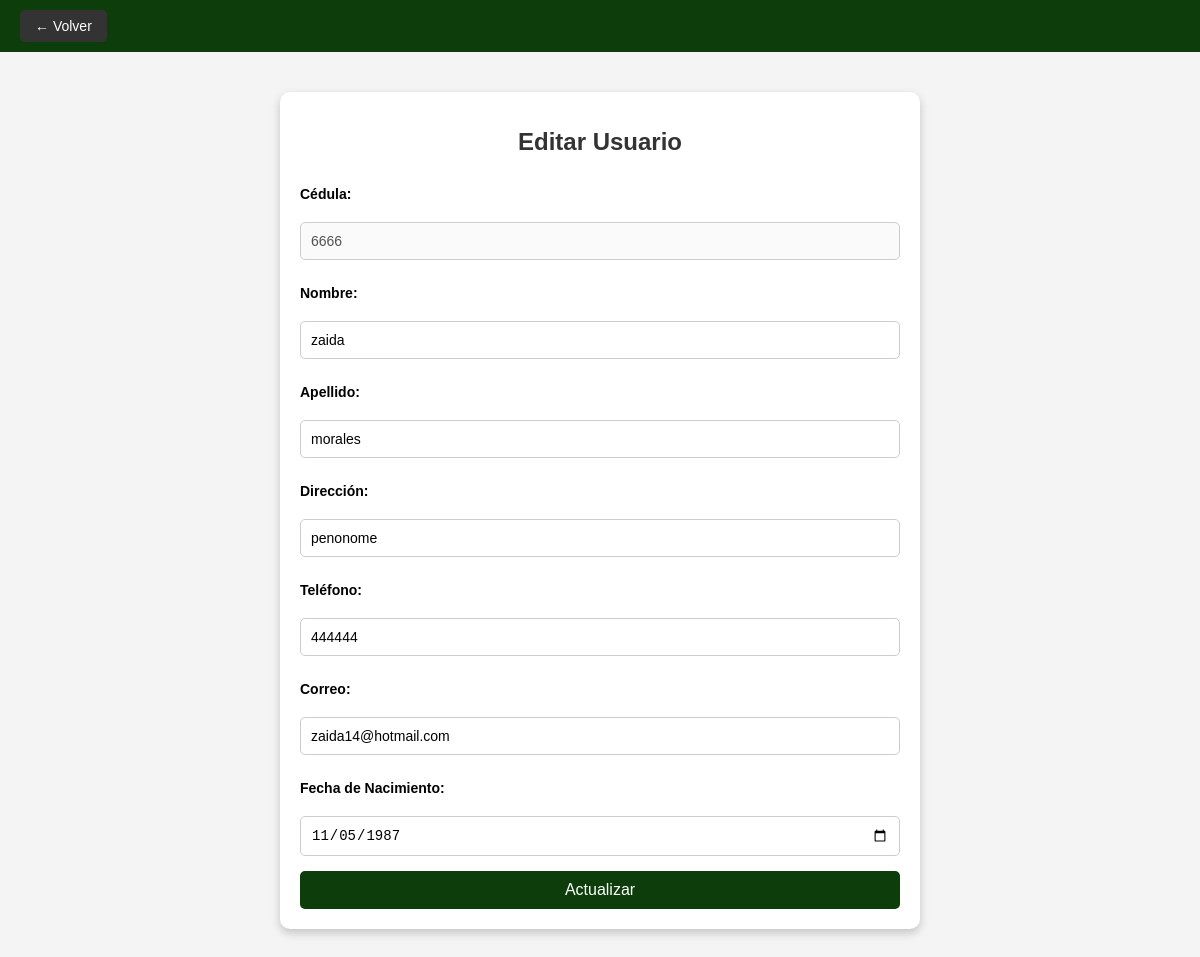
Page /PROYECTO/Edusuarios.php?cedula=6666 on the committed database.
### tables this page shows
CREATE TABLE `usuario_backoffice` (
  `CEDULA_U` varchar(20) NOT NULL,
  `NOMBRE` varchar(50) DEFAULT NULL,
  `APELLIDO` varchar(50) DEFAULT NULL,
  `CORREO` varchar(100) DEFAULT NULL,
  `DIRECCION` varchar(50) NOT NULL,
  `N_TELEFONO` int(30) NOT NULL,
  `FECHA_NACIMIENTO` date NOT NULL
);

### PROYECTO/Edusuarios.php (the view, shortened to what this page needs)
<?php
include 'conexion.php';
$cedula = $_GET['cedula'];
$sql = "SELECT * FROM USUARIO_BACKOFFICE WHERE CEDULA_U = '$cedula'";
$result = $conn->query($sql);
$usuario = $result->fetch_assoc();
?>
<!DOCTYPE html>
<html lang="es">
<head>
</head>
<body>
    <header>
        <a href="Gusuarios.php" class="back-button">← Volver</a>
    </header>
    <div class="container">
        <h1>Editar Usuario</h1>
        <form action="" method="POST">
            <label for="cedula">Cédula:</label>
            <input type="text" id="cedula" value="<?php echo $usuario['CEDULA_U']; ?>" disabled>
            <label for="nombre">Nombre:</label>
            <input type="text" id="nombre" name="nombre" value="<?php echo $usuario['NOMBRE']; ?>" required>
            <label for="apellido">Apellido:</label>
            <input type="text" id="apellido" name="apellido" value="<?php echo $usuario['APELLIDO']; ?>" required>
            <label for="direccion">Dirección:</label>
            <input type="text" id="direccion" name="direccion" value="<?php echo $usuario['DIRECCION']; ?>" required>
            <label for="telefono">Teléfono:</label>
            <input type="text" id="telefono" name="telefono" value="<?php echo $usuario['N_TELEFONO']; ?>" required>
            <label for="correo">Correo:</label>
            <input type="email" id="correo" name="correo" value="<?php echo $usuario['CORREO']; ?>" required>
            <label for="fecha_nacimiento">Fecha de Nacimiento:</label>
            <input type="date" id="fecha_nacimiento" name="fecha_nacimiento" value="<?php echo $usuario['FECHA_NACIMIENTO']; ?>" required>
            <button type="submit">Actualizar</button>
        </form>
    </div>
</body>
</html>

### PROYECTO/Edusuarios.php (style rules this page uses)
body { font-family: Arial, sans-serif; background-color: #f4f4f4; margin: 0; padding: 0; }
header { background-color: #0c3d0a; color: white; padding: 10px 20px; display: flex; align-items: center; }
header .back-button { background-color: #333; color: white; padding: 8px 15px; border-radius: 5px; text-decoration: none; font-size: 14px; }
.container { max-width: 600px; margin: 40px auto; padding: 20px; background: #fff; border-radius: 10px; box-shadow: 0 4px 10px rgba(0, 0, 0, 0.2); }
h1 { text-align: center; margin-bottom: 20px; color: #333; font-size: 24px; }
form { display: flex; flex-direction: column; gap: 15px; }
label { font-weight: bold; margin-top: 10px; font-size: 14px; }
input { padding: 10px; margin-top: 5px; border: 1px solid #ccc; border-radius: 5px; font-size: 14px; }
button { padding: 10px; background-color: #0c3d0a; color: white; border: none; border-radius: 5px; cursor: pointer; font-size: 16px; }

### rows in the picture
usuario_backoffice: CEDULA_U "6666", nombre "zaida", apellido "morales", direccion "penonome", telefono "444444", correo "zaida14@hotmail.com", fecha_nacimiento "11/05/1987"
